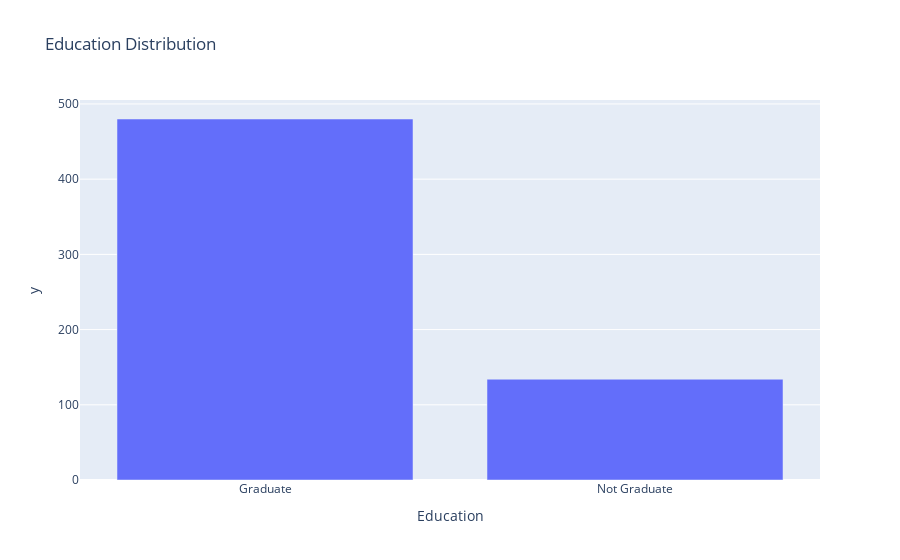

Source (notebook cell):
### Code cell
education_count = df['Education'].value_counts()
fig_education = px.bar(education_count, 
                       x=education_count.index, 
                       y=education_count.values, 
                       title='Education Distribution')
fig_education.show()

### Figure 1 — Plotly figure (JSON) as saved in the notebook; plotly's stock layout.template omitted (floating-point values rounded to 4 significant figures)
{"data": [{"alignmentgroup": "True", "hovertemplate": "Education=%{x}<br>y=%{y}<extra></extra>", "legendgroup": "", "marker": {"color": "#636efa", "pattern": {"shape": ""}}, "name": "", "offsetgroup": "", "orientation": "v", "showlegend": false, "textposition": "auto", "type": "bar", "x": ["Graduate", "Not Graduate"], "xaxis": "x", "y": [480, 134], "yaxis": "y"}], "layout": {"barmode": "relative", "legend": {"tracegroupgap": 0}, "title": {"text": "Education Distribution"}, "xaxis": {"anchor": "y", "domain": [0, 1], "title": {"text": "Education"}}, "yaxis": {"anchor": "x", "domain": [0, 1], "title": {"text": "y"}}}}
